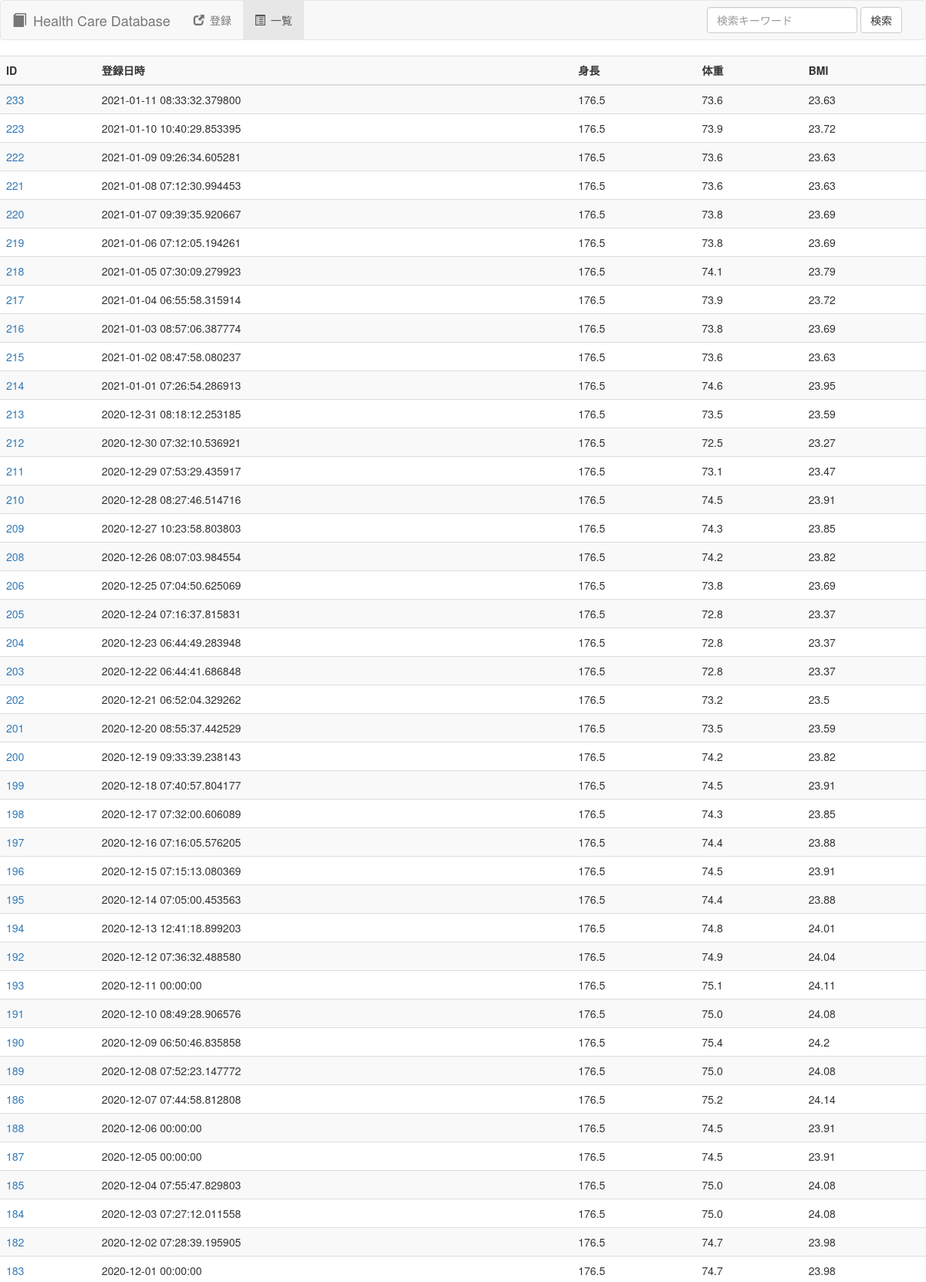
The page / (upper part) on the database its author committed.
### tables this page shows
CREATE TABLE health(
                          data_id INTEGER PRIMARY KEY AUTOINCREMENT
                        , regist_datetime TEXT
                        , height FLOAT
                        , weight FLOAT
                        , bmi FLOAT);

### web_health_manage.py (the view)
@app.route('/', methods=['GET'])
def get_index():
    return get_list()

### lib/db.py (called while the page is built)
    def select_all(self):
        conn = sqlite3.connect(self.db_file)
        curs = conn.cursor()
        select = '''SELECT
                          data_id
                        , regist_datetime
                        , height
                        , weight
                        , bmi
                    FROM
                        health
                    ORDER BY
                        regist_datetime DESC'''
        curs.execute(select)
        rows = curs.fetchall()
        curs.close()
        list = []
        for row in rows:
            health = Health(row[0], row[1], row[2], row[3], row[4])
            list.append(health)
        conn.close()
        return list

### web_health_manage.py (called while the page is built)
@app.route('/list', methods=['GET'])
def get_list():
    list = db_util.select_all()
    return render_template('web_health_list.html', list=list)

### templates/web_health_list.html (shortened to what this page needs)
<!DOCTYPE html>
<html lang="ja">
	<head>
		<link href="https://maxcdn.bootstrapcdn.com/bootstrap/3.3.1/css/bootstrap.min.css" rel="stylesheet">
	</head>
    <body>
        <nav class="navbar navbar-default">
            <div class="container-fluid">
                <div class="navbar-header">
                    <a class="navbar-brand" href="/list"><span class="glyphicon glyphicon-book" aria-hidden="true"></span>&ensp;Health Care Database</a>
                </div>
                <div class="collapse navbar-collapse" id="navbarHealth">
                    <ul class="nav navbar-nav">
                        <li><a href="/new"><span class="glyphicon glyphicon-new-window" aria-hidden="true"></span>&ensp;登録</a></li>
                        <li class="active"><a href="#"><span class="glyphicon glyphicon-list-alt" aria-hidden="true"></span>&ensp;一覧</a></li>
                    </ul>
                    <form class="navbar-form navbar-right" role="search" method="post" action="/search">
                        <div class="form-group">
                            <input type="text" class="form-control" placeholder="検索キーワード" name="seach_keyword" value="{{ seach_keyword }}" />
                        </div>
                        <button type="submit" class="btn btn-default">検索</button>
                    </form>
                </div>
            </div>
        </nav>
        <div class="table-responsive">
            <table class="table table-striped">
                <thread>
                    <tr>
                        <th>ID</th>
                        <th>登録日時</th>
                        <th>身長</th>
                        <th>体重</th>
                        <th>BMI</th>
                    </tr>
                </thread>
                <tbody>
                    {% for health in list %}
                    <tr>
                        <td><a href="/detail/{{ health.data_id }}">{{ health.data_id }}</a></td>
                        <td>{{ health.regist_datetime }}</td>
                        <td>{{ health.height }}</td>
                        <td>{{ health.weight }}</td>
                        <td>{{ health.bmi }}</td>
                    </tr>
                    {% else %}
                        <td>no entry exist!</td>
                    {% endfor %}
                </tbody>
            </table>
        </div>
    </body>
</html>

### rows shown on the page
health: data_id "233", regist_datetime "2021-01-11 08:33:32.379800", height "176.5", weight "73.6", bmi "23.63"
health: data_id "223", regist_datetime "2021-01-10 10:40:29.853395", height "176.5", weight "73.9", bmi "23.72"
health: data_id "222", regist_datetime "2021-01-09 09:26:34.605281", height "176.5", weight "73.6", bmi "23.63"
health: data_id "221", regist_datetime "2021-01-08 07:12:30.994453", height "176.5", weight "73.6", bmi "23.63"
health: data_id "220", regist_datetime "2021-01-07 09:39:35.920667", height "176.5", weight "73.8", bmi "23.69"
health: data_id "219", regist_datetime "2021-01-06 07:12:05.194261", height "176.5", weight "73.8", bmi "23.69"
health: data_id "218", regist_datetime "2021-01-05 07:30:09.279923", height "176.5", weight "74.1", bmi "23.79"
health: data_id "217", regist_datetime "2021-01-04 06:55:58.315914", height "176.5", weight "73.9", bmi "23.72"
health: data_id "216", regist_datetime "2021-01-03 08:57:06.387774", height "176.5", weight "73.8", bmi "23.69"
health: data_id "215", regist_datetime "2021-01-02 08:47:58.080237", height "176.5", weight "73.6", bmi "23.63"
health: data_id "214", regist_datetime "2021-01-01 07:26:54.286913", height "176.5", weight "74.6", bmi "23.95"
health: data_id "213", regist_datetime "2020-12-31 08:18:12.253185", height "176.5", weight "73.5", bmi "23.59"
health: data_id "212", regist_datetime "2020-12-30 07:32:10.536921", height "176.5", weight "72.5", bmi "23.27"
health: data_id "211", regist_datetime "2020-12-29 07:53:29.435917", height "176.5", weight "73.1", bmi "23.47"
health: data_id "210", regist_datetime "2020-12-28 08:27:46.514716", height "176.5", weight "74.5", bmi "23.91"
health: data_id "209", regist_datetime "2020-12-27 10:23:58.803803", height "176.5", weight "74.3", bmi "23.85"
health: data_id "208", regist_datetime "2020-12-26 08:07:03.984554", height "176.5", weight "74.2", bmi "23.82"
health: data_id "206", regist_datetime "2020-12-25 07:04:50.625069", height "176.5", weight "73.8", bmi "23.69"
health: data_id "205", regist_datetime "2020-12-24 07:16:37.815831", height "176.5", weight "72.8", bmi "23.37"
health: data_id "204", regist_datetime "2020-12-23 06:44:49.283948", height "176.5", weight "72.8", bmi "23.37"
health: data_id "203", regist_datetime "2020-12-22 06:44:41.686848", height "176.5", weight "72.8", bmi "23.37"
health: data_id "202", regist_datetime "2020-12-21 06:52:04.329262", height "176.5", weight "73.2", bmi "23.5"
health: data_id "201", regist_datetime "2020-12-20 08:55:37.442529", height "176.5", weight "73.5", bmi "23.59"
health: data_id "200", regist_datetime "2020-12-19 09:33:39.238143", height "176.5", weight "74.2", bmi "23.82"
health: data_id "199", regist_datetime "2020-12-18 07:40:57.804177", height "176.5", weight "74.5", bmi "23.91"
health: data_id "198", regist_datetime "2020-12-17 07:32:00.606089", height "176.5", weight "74.3", bmi "23.85"
health: data_id "197", regist_datetime "2020-12-16 07:16:05.576205", height "176.5", weight "74.4", bmi "23.88"
health: data_id "196", regist_datetime "2020-12-15 07:15:13.080369", height "176.5", weight "74.5", bmi "23.91"
health: data_id "195", regist_datetime "2020-12-14 07:05:00.453563", height "176.5", weight "74.4", bmi "23.88"
health: data_id "194", regist_datetime "2020-12-13 12:41:18.899203", height "176.5", weight "74.8", bmi "24.01"
health: data_id "192", regist_datetime "2020-12-12 07:36:32.488580", height "176.5", weight "74.9", bmi "24.04"
health: data_id "193", regist_datetime "2020-12-11 00:00:00", height "176.5", weight "75.1", bmi "24.11"
health: data_id "191", regist_datetime "2020-12-10 08:49:28.906576", height "176.5", weight "75.0", bmi "24.08"
health: data_id "190", regist_datetime "2020-12-09 06:50:46.835858", height "176.5", weight "75.4", bmi "24.2"
health: data_id "189", regist_datetime "2020-12-08 07:52:23.147772", height "176.5", weight "75.0", bmi "24.08"
health: data_id "186", regist_datetime "2020-12-07 07:44:58.812808", height "176.5", weight "75.2", bmi "24.14"
health: data_id "188", regist_datetime "2020-12-06 00:00:00", height "176.5", weight "74.5", bmi "23.91"
health: data_id "187", regist_datetime "2020-12-05 00:00:00", height "176.5", weight "74.5", bmi "23.91"
health: data_id "185", regist_datetime "2020-12-04 07:55:47.829803", height "176.5", weight "75.0", bmi "24.08"
health: data_id "184", regist_datetime "2020-12-03 07:27:12.011558", height "176.5", weight "75.0", bmi "24.08"
health: data_id "182", regist_datetime "2020-12-02 07:28:39.195905", height "176.5", weight "74.7", bmi "23.98"
health: data_id "183", regist_datetime "2020-12-01 00:00:00", height "176.5", weight "74.7", bmi "23.98"
